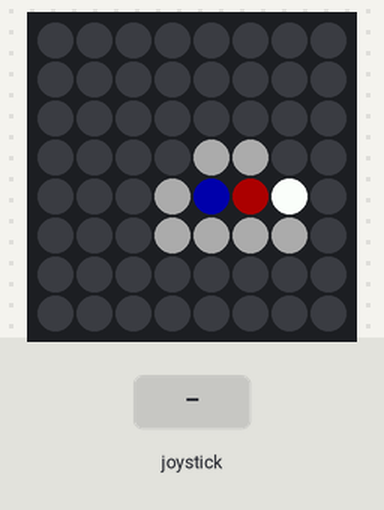
Bench run of a program on a simulated Raspberry Pi (BCM pin numbers) with a Sense HAT. Shown: the Sense HAT's 8×8 RGB LED matrix. The inputs (shaded band) are chosen by the test bench. Dim RGB values are drawn brighter than linear; random numbers come from a fixed seed; what the program prints to the terminal is not drawn.

Above: at 1.28 s.
1.3 s: joystick pushed up
At 1.38 s:
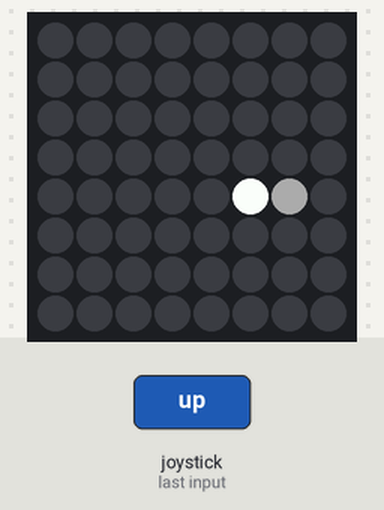
3.1 s: joystick pushed down
At 3.2 s:
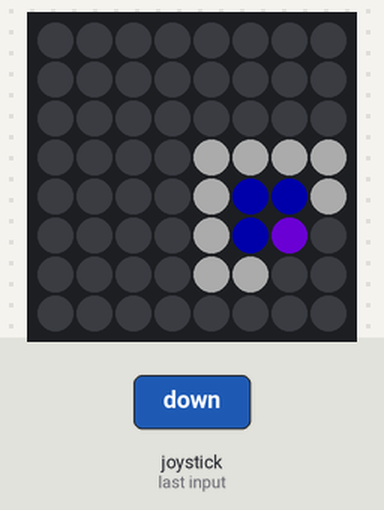
4.9 s: joystick pushed up
At 5.11 s:
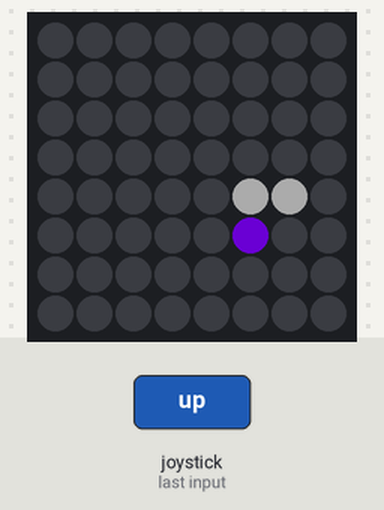
6.7 s: joystick pushed right
9.7 s: joystick pushed down
At 10.7 s:
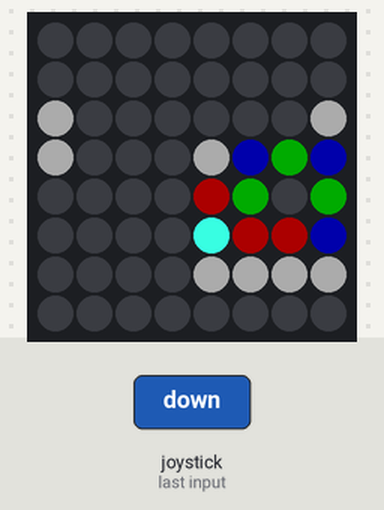
11.5 s: joystick pushed up
At 12.5 s:
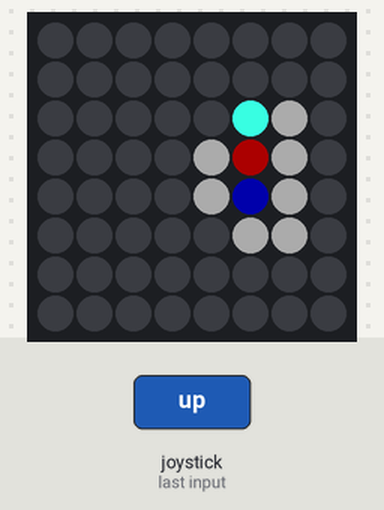

The program:

langtons.py
```python
from sense_hat import SenseHat, ACTION_PRESSED, ACTION_HELD, ACTION_RELEASED
from enum import Enum
import time
import random

sense = SenseHat()
sense.low_light = False
sense.clear()


class Direction(Enum):
    RIGHT = 0
    UP = 1
    LEFT = 2
    DOWN = 3


Colors = {
    "anter": [255, 255, 255],
    "black": {
        "color": [0, 0, 0],
        "turn": "left",
        "next": "white"
    },
    "white": {
        "color": [50, 50, 50],
        "turn": "right",
        "next": "red"
    },
    "red": {
        "color": [50, 0, 0],
        "turn": "right",
        "next": "blue"
    },
    "blue": {
        "color": [0, 0, 50],
        "turn": "left",
        "next": "green"
    },
    "green": {
        "color": [0, 50, 0],
        "turn": "left",
        "next": "purple"
    },
    "purple": {
        "color": [50, 0, 50],
        "turn": "right",
        "next": "black"
    }
}

class Ant:
    def __init__(self, x=3, y=3):
        self.x = x
        self.y = y
        self.dir = Direction.RIGHT.value

    def turn_right(self):
        self.dir -= 1
        if self.dir < 0:
            self.dir += 4

    def turn_left(self):
        self.dir += 1
        self.dir %= 4

    def forward(self):
        if self.dir == Direction.RIGHT.value:
            self.x += 1
        elif self.dir == Direction.UP.value:
            self.y += 1
        elif self.dir == Direction.LEFT.value:
            self.x -= 1
        elif self.dir == Direction.DOWN.value:
            self.y -= 1

    def move(self, matrix):
        current = matrix.matrix[self.x][self.y]

        if current["turn"] == "left":
            self.turn_left()

        if current["turn"] == "right":
            self.turn_right()

        matrix.matrix[self.x][self.y] = Colors[current["next"]]

        self.forward()

        self.x = (self.x + 8) % 8
        self.y = (self.y + 8) % 8


    def __str__(self):
        return "{} {} {}".format(self.x, self.y, Direction(self.dir).name)


class Matrix:
    matrix = [[0,0,0,0,0,0,0,0],
              [0,0,0,0,0,0,0,0],
              [0,0,0,0,0,0,0,0],
              [0,0,0,0,0,0,0,0],
              [0,0,0,0,0,0,0,0],
              [0,0,0,0,0,0,0,0],
              [0,0,0,0,0,0,0,0],
              [0,0,0,0,0,0,0,0]]

    def __init__(self):
        for y in range(8):
            for x in range(8):
                self.matrix[x][y] = Colors['black']

    def restart(self):
        for y in range(8):
            for x in range(8):
                self.matrix[x][y] = Colors['black']

    def render(self):
        matrix_1d = [j["color"] for cols in self.matrix for j in cols]
        sense.set_pixels(matrix_1d)

    def render_ant(self, ant):
        sense.set_pixel(ant.y, ant.x, Colors["anter"])

    def turn(self, x, y, color):
        self.matrix[x][y] = color

    def __str__(self):
        to_print = ""
        for y in range(8):
            for x in range(8):
                to_print += "{}, ".format(self.matrix[x][y]["color"])
            to_print += "\n"
        return to_print


ant = Ant(4, 4)

matrix = Matrix()
print(matrix)


timeout = 0.1

def pushed_left(event):
    if event.action != ACTION_RELEASED:
        global timeout
        timeout *= 1.2

def pushed_right(event):
    if event.action != ACTION_RELEASED:
        global timeout
        timeout *= 0.8

def pushed_up(event):
    if event.action != ACTION_RELEASED:
        global matrix
        matrix.restart()

def pushed_down(event):
    if event.action != ACTION_RELEASED:
        global Colors
        Colors["anter"] = [random.randint(0, 255) for x in range(3)]

sense.stick.direction_left = pushed_left
sense.stick.direction_right = pushed_right
sense.stick.direction_up = pushed_up
sense.stick.direction_down = pushed_down

while True:

    matrix.render()
    matrix.render_ant(ant)

    time.sleep(timeout)
    ant.move(matrix)
```
